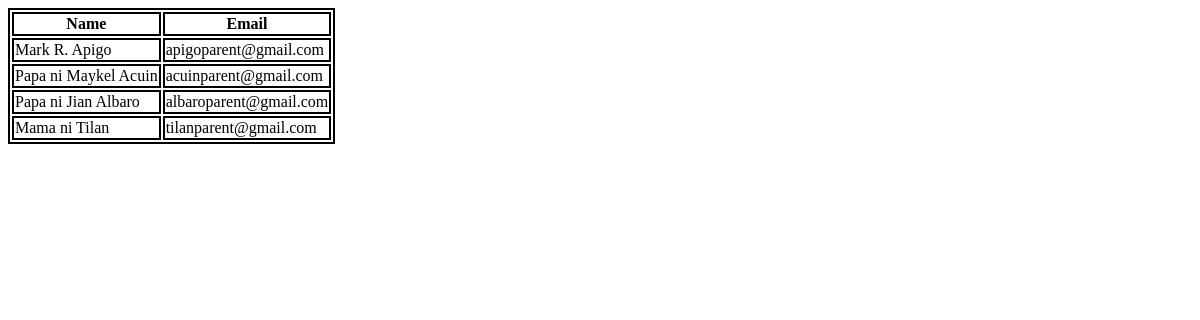
Screenshot of /adminRecord_parents.php with the database file from the repository.
### tables this page shows
CREATE TABLE `parent_tbl` (
  `parentid` int(11) NOT NULL,
  `email` varchar(255) NOT NULL,
  `name` varchar(255) NOT NULL,
  `password` varchar(255) NOT NULL,
  `player_id` varchar(255) NOT NULL
);

### adminRecord_parents.php (the view, shortened to what this page needs)
<?php
include 'includes/session.php';
?>
<div class="container" style="font-family:sans-seriff; width: 100%;">
<link rel="stylesheet" type="text/css" href="cssCodes/recordStudent.css">
  <div>
    <table id="parentRecord_table" class="table table-hover text-center">
      <thead>
        <tr class="table-secondary">
          <th>Name</th>
          <th>Email</th>
      </thead>
      <tbody>
        <?php
        $con = $pdo->open();
        try {
          $stmt1 = $con->prepare("SELECT * FROM parent_tbl");
          $stmt1->execute();
          $rows = $stmt1->fetchAll(PDO::FETCH_ASSOC);
          foreach ($rows as $row) {
            echo "<tr data-id='" . $row['parentid'] . "'>";
            echo "<td>" . $row['name'] . "</td>";
            echo "<td>" . $row['email'] . "</td>";
            echo "</tr>";
        }
      } catch (PDOException $e) {
      }
        ?>
      </tbody>
    </table>
  </div>
</div>

### cssCodes/recordStudent.css (style rules this page uses)
tr, table, td, th { border: 2px solid black; }
table { max-height: 400px; overflow-y: auto; max-width: 100%; width: auto; }

### rows the page displays
parent_tbl: name "Mark R. Apigo", email "apigoparent@gmail.com"
parent_tbl: name "Papa ni Maykel Acuin", email "acuinparent@gmail.com"
parent_tbl: name "Papa ni Jian Albaro", email "albaroparent@gmail.com"
parent_tbl: name "Mama ni Tilan", email "tilanparent@gmail.com"
